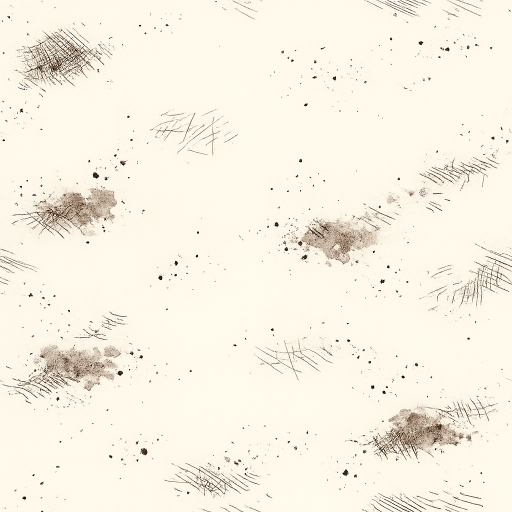
#> input picture BladeHexFrontend/src/map_textures_backup/tileable/parchment_detail.png, 1024 x 1024 px (shown at 1/2 size)
$ python -i generate_grey_tide_image2_textures.py   (imports and definitions only)
#> lines starting #> are read from the running program, lines starting #| are printed output that depends on the picture
#> further down, picture is the input picture: PIL image 1024x1024 RGBA; mean R, G, B, A 247.8, 242.1, 227.6, 254.9
from __future__ import annotations

import argparse
import base64
import io
import json
import os
import re
import sys
from dataclasses import dataclass
from pathlib import Path

import requests
from PIL import Image, ImageChops, ImageEnhance, ImageFilter, ImageOps


ROOT = Path(__file__).resolve().parents[2]
OUT = ROOT / "src" / "assets" / "tiles" / "grey_tide" / "image2"
RAW = OUT / "raw"
PROCESSED = OUT / "processed"

API_URL = os.environ.get("BH_IMAGE_API_URL", "http://127.0.0.1:17200/v1/images/generations")
API_KEY = os.environ.get("BH_IMAGE_API_KEY", "sk-klein-q-bdA7G5SelTQFtfvrvHl5ybZnzPvAyoX2RGzbVq")
MODEL = os.environ.get("BH_IMAGE_MODEL", "gpt-image-2")


@dataclass(frozen=True)
class PromptSpec:
    key: str
    out: str
    prompt: str
    role: str
    derive_mask: bool = False
    tileable: bool = True


COMMON_NEGATIVE = (
    "No text, no letters, no numbers, no logo, no UI, no objects, no creatures, "
    "no characters, no frame, no hard vignette, no central illustration unless requested."
)


PROMPTS: tuple[PromptSpec, ...] = (
    PromptSpec(
        key="grey_parchment_deposit",
        out="image2_grey_parchment_deposit.png",
        role="Color detail texture for grey tide dust deposits over the parchment overworld.",
        prompt=(
            "Seamless tileable 1024x1024 game material texture for an antique parchment world map surface "
            "covered by grey mineral powder deposits. Weathered paper fibers, pale grey dust, soft smoky staining, "
            "subtle dry grain, muted bone grey with faint warm parchment undertones. Top-down orthographic texture, "
            "even lighting, no directional shadow. Designed for a shader detail map. "
            f"{COMMON_NEGATIVE}"
        ),
    ),
    PromptSpec(
        key="fine_powder_grain",
        out="image2_fine_powder_grain.png",
        role="High-frequency grain texture to replace or layer with procedural ash_noise_fine.",
        prompt=(
            "Seamless tileable 1024x1024 monochrome grey powder grain texture. Fine dry particles, paper fiber noise, "
            "subtle cloudy variation, mostly mid grey values with small pale flecks. Top-down flat material scan style, "
            "not photographic dirt, not fabric, not stone. Useful as a high-frequency shader noise layer. "
            f"{COMMON_NEGATIVE}"
        ),
    ),
    PromptSpec(
        key="dark_fissure_mask_source",
        out="image2_dark_fissure_mask_source.png",
        role="Source image for deriving char_cracks-style mask from dark line work.",
        derive_mask=True,
        prompt=(
            "Seamless tileable 1024x1024 source texture of thin dark irregular branching fissure lines across old parchment. "
            "Dark grey ink-like separations, varied line thickness, mostly neutral grey paper background, high contrast but "
            "not pure black and white. Lines continue naturally through the image edges for tiling. Intended to be converted "
            "into a shader mask for surface line details. "
            f"{COMMON_NEGATIVE}"
        ),
    ),
    PromptSpec(
        key="greywhite_flow",
        out="image2_greywhite_flow.png",
        role="Grey-white flowing texture for terminal-era special marker interiors.",
        prompt=(
            "Seamless tileable 1024x1024 abstract grey-white flowing texture for a fantasy world map shader. Pale mineral "
            "currents, cloudy grey-white streams, faint opalescent swirls, soft motion implied by brush texture. Keep the "
            "palette grey, white, bone, and a little muted charcoal; avoid saturated blue and purple. "
            f"{COMMON_NEGATIVE}"
        ),
    ),
    PromptSpec(
        key="circular_marker_source",
        out="image2_circular_marker_source.png",
        role="Centered circular source art for deriving AbyssGate/terminal marker masks.",
        derive_mask=True,
        tileable=False,
        prompt=(
            "Top-down 1024x1024 game texture source for a centered circular grey terminal-era map marker on antique parchment. "
            "Ragged dark circular rim, curled dry paper edge, pale grey-white cloudy center, powder scattered around the ring, "
            "painterly hand-crafted texture matching parchment map art. Opaque square image with clear circular composition. "
            "No letters, no icons, no UI glyphs, no creatures, no character silhouettes."
        ),
    ),
    PromptSpec(
        key="edge_front_mask_source",
        out="image2_edge_front_mask_source.png",
        role="Source image for a map-edge grey tide advance mask.",
        derive_mask=True,
        tileable=False,
        prompt=(
            "1024x1024 top-down mask source for a fantasy parchment overworld where pale grey powder advances inward from "
            "the outer edges. Irregular soft edge-fronts, drifting dusty gradients, darker thin boundary lines in places, "
            "clear untouched parchment near the center. Designed to become a grayscale shader mask. "
            "No letters, no icons, no UI, no characters, no objects, no frame."
        ),
    ),
)


# [69 lines left out: functions selected_prompts, extract_image_bytes, request_image, fit_square, not called in this run]


def soften_tile_edges(img: Image.Image, blend: int = 96) -> Image.Image:
    """Small edge blend for AI textures that are close to tileable but not mathematically seamless."""
#> called with blend = 96
    img = img.convert("RGBA")
    w, h = img.size
#> w = 1024; h = 1024
    x_shift = ImageChops.offset(img, w // 2, 0)
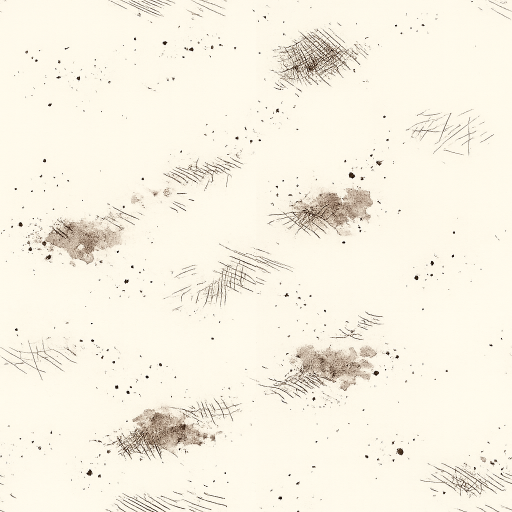
#> x_shift: PIL image 1024x1024 RGBA (shown at 1/2 size); mean R, G, B, A 247.8, 242.1, 227.6, 254.9; transparent parts drawn white
    y_shift = ImageChops.offset(img, 0, h // 2)
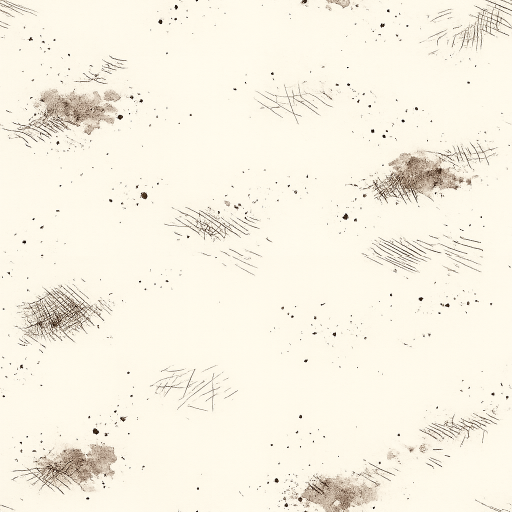
#> y_shift: PIL image 1024x1024 RGBA (shown at 1/2 size); mean R, G, B, A 247.8, 242.1, 227.6, 254.9; transparent parts drawn white
    mask_x = Image.new("L", (w, h), 0)
#> mask_x: PIL image 1024x1024 L; every value is 0
    mask_y = Image.new("L", (w, h), 0)
    mx = mask_x.load()
    my = mask_y.load()
    for x in range(w):
        d = min(x, w - 1 - x)
        v = int(max(0, 1 - d / max(1, blend)) * 80)
        for y in range(h):
            mx[x, y] = v
    for y in range(h):
        d = min(y, h - 1 - y)
        v = int(max(0, 1 - d / max(1, blend)) * 80)
        for x in range(w):
            my[x, y] = v
    img = Image.composite(x_shift, img, mask_x.filter(ImageFilter.GaussianBlur(12)))
    img = Image.composite(y_shift, img, mask_y.filter(ImageFilter.GaussianBlur(12)))
    return img


# [89 lines left out: functions derive_luma_mask, process_image, write_prompt_manifest, main, not called in this run]


# [2 lines not run here, left out]

>>> from PIL import Image
>>> picture = Image.open('../../BladeHexFrontend/src/map_textures_backup/tileable/parchment_detail.png')
>>> result = soften_tile_edges(picture)

$ run again, on BladeHexFrontend/src/map_textures_backup/tileable/shadow_ink.png
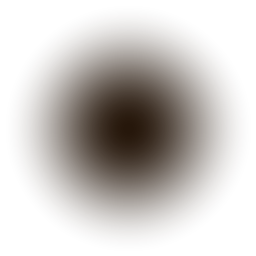
#> input picture BladeHexFrontend/src/map_textures_backup/tileable/shadow_ink.png, 256 x 256 px
#> picture is the input picture: PIL image 256x256 RGBA; mean R, G, B, A 38, 23, 11, 59.2
#> in soften_tile_edges, `y_shift = ImageChops.offset(img, 0, h // 2)`:
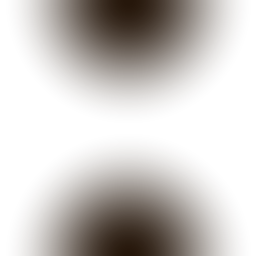
#> y_shift: PIL image 256x256 RGBA; mean R, G, B, A 38, 23, 11, 59.2; transparent parts drawn white
#> mask_x: PIL image 256x256 L; every value is 0
#> in soften_tile_edges, `img = Image.composite(y_shift, img, mask_y.filter(ImageFilter.Gaussian..`:
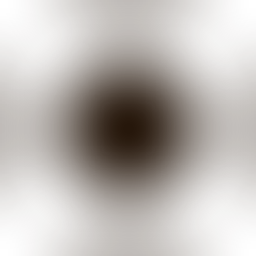
#> img: PIL image 256x256 RGBA; mean R, G, B, A 38, 23, 11, 76.8; transparent parts drawn white
